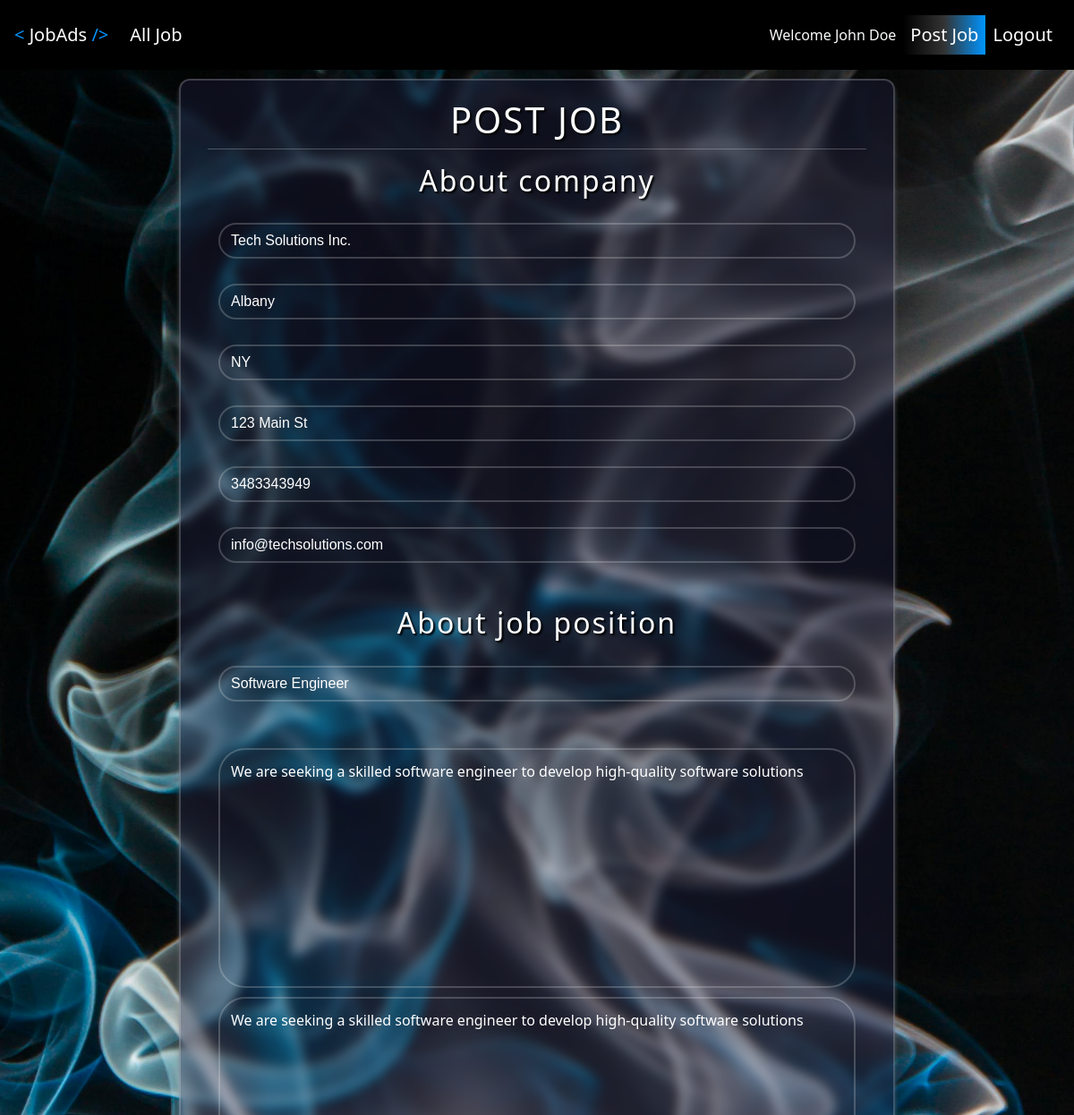
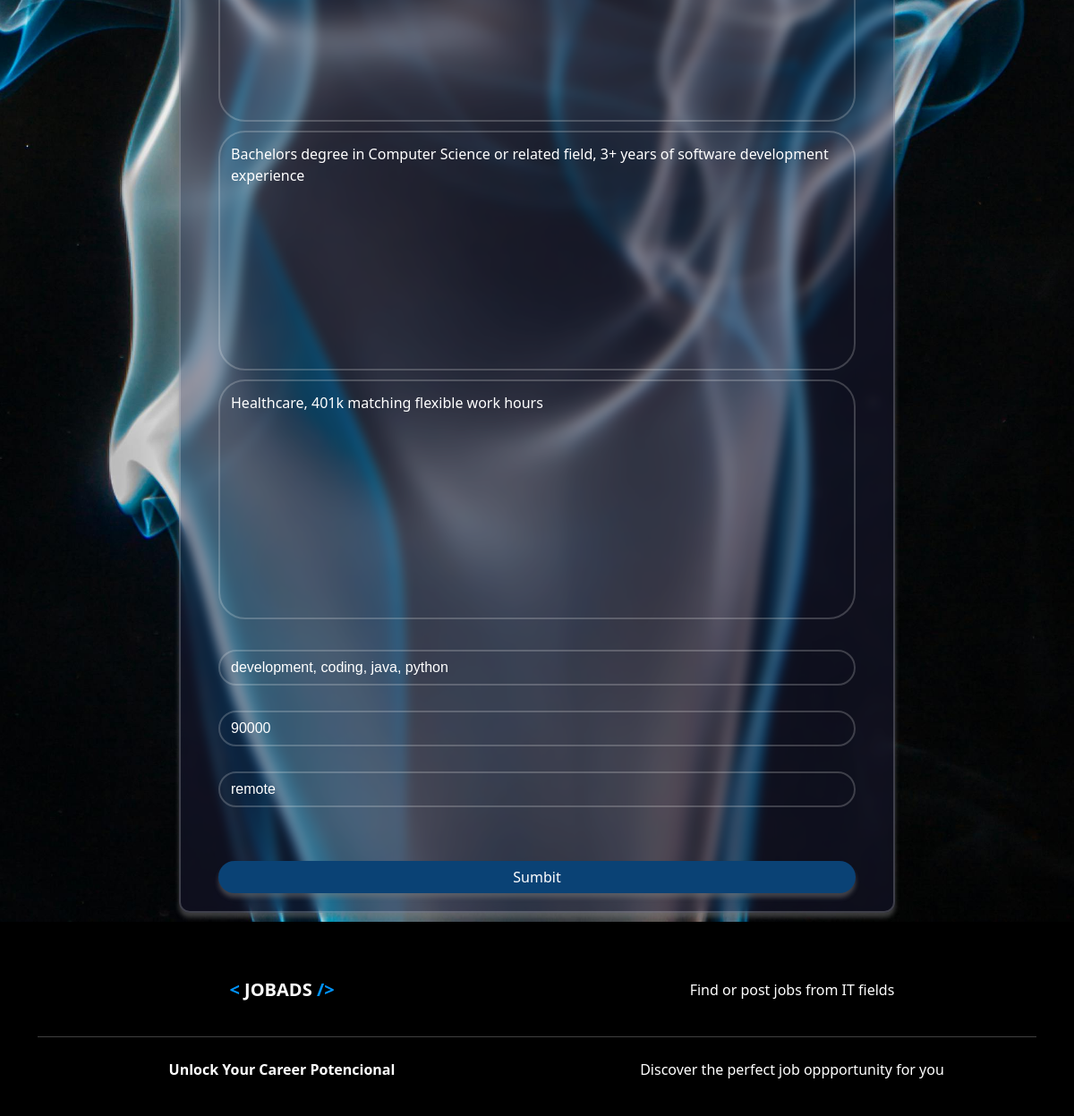
Screenshot of /listings/edit/1 (signed in) with the database file from the repository (2 pictures, top to bottom).
### tables this page shows
CREATE TABLE `listings` (
  `id` int(11) NOT NULL,
  `user_id` int(11) NOT NULL,
  `title` varchar(255) NOT NULL,
  `role_summary` varchar(255) NOT NULL,
  `description` longtext DEFAULT NULL,
  `salary` varchar(45) DEFAULT NULL,
  `tags` varchar(255) DEFAULT NULL,
  `company` varchar(45) DEFAULT NULL,
  `address` varchar(255) DEFAULT NULL,
  `city` varchar(45) DEFAULT NULL,
  `state` varchar(45) DEFAULT NULL,
  `phone` varchar(45) DEFAULT NULL,
  `email` varchar(45) DEFAULT NULL,
  `requirements` longtext DEFAULT NULL,
  `benefits` longtext DEFAULT NULL,
  `valid_until` date NOT NULL,
  `work_location` varchar(50) NOT NULL,
  `created_at` timestamp NULL DEFAULT current_timestamp()
);

### App/controllers/ListingController.php (called while the page is built, shortened)
<?php
class ListingController
{
  protected $db;
  public function __construct()
  {
    $config = require basePath('config/db.php');
    $this->db = new Database($config);
  }
  public function edit($params)
  {
    $id = $params['id'] ?? '';
    $params  = [
      'id' => $id
    ];
    $listing = $this->db->query('SELECT * FROM `listings` WHERE id = :id', $params)->fetch();
    loadView('listings/edit', [
      'listing' => $listing
    ]);
  }
}

### public/index.php (called while the page is built, shortened)
<?php
require '../helpers.php';
$router= new Router();
$uri =parse_url($_SERVER['REQUEST_URI'], PHP_URL_PATH) ;
$router->route($uri);
?>

### Framework/Session.php (called while the page is built, shortened)
<?php
class Session {
       public static function get($key, $default = null) {
        return isset($_SESSION[$key]) ? $_SESSION[$key] : $default;
        }
     public static function has($key) {
        return isset($_SESSION[$key]);
    }
}

### Framework/Database.php (called while the page is built, shortened)
<?php
class Database
{
    public $conn;
     public function __construct($config)
     {
        $dsn = "mysql:host={$config['host']};port={$config['port']};dbname={$config['dbname']}";
        $options =[
            PDO::ATTR_ERRMODE => PDO::ERRMODE_EXCEPTION,
            PDO::ATTR_DEFAULT_FETCH_MODE => PDO::FETCH_OBJ
        ];
        try {
            $this->conn = new PDO($dsn, $config['username'], $config['password'], $options);
        } catch (PDOException $e) {
            throw new Exception("Database connection failed: {$e->getMessage()}");
        }
     }
      public function query($query, $params =[]) {
        try {
            $sth = $this->conn->prepare($query);
            foreach ($params as $param=>$value) {
            $sth->bindValue(':' . $param, $value);
            }
            $sth->execute();
            return $sth;
        } catch (PDOException $e) {
            throw new Exception("Query failed to execute: {$e->getMessage()}");
        }
      }
}

### App/views/listings/edit.view.php (the view, shortened to what this page needs)
<?php
loadPartials('nav');
?>
<section class="formContainer">
    <div class="content">
        <div class="row justify-content-center frame">
            <h1 class="text-center">POST JOB </h1>
            <hr>
            <form method="POST" action="/listings/<?= $listing->id ?>">
                <h2 class="text-center">About company</h2>
                <div class="input-box">
                    <input type="text" class="form-control <?= isset($errors['company']) ? 'is-invalid' : '' ?>" name="company" value="<?= $listing->company ?? '' ?>" placeholder="&#xf1ad; Company Name *" style="font-family: Arial, FontAwesome">
                </div>
                <div class="input-box">
                    <input type="text" class="form-control <?= isset($errors['city']) ? 'is-invalid' : '' ?>" name="city" value="<?= $listing->city ?? '' ?>" placeholder="&#xf3c5; City *" style="font-family: Arial, FontAwesome">
                </div>
                <div class="input-box">
                    <input type="text" class="form-control <?= isset($errors['state']) ? 'is-invalid' : '' ?>" name="state" value="<?= $listing->state ?? '' ?>" placeholder="&#xf3c5; State *" style="font-family: Arial, FontAwesome">
                </div>
                <div class="input-box">
                    <input type="text" class="form-control <?= isset($errors['address']) ? 'is-invalid' : '' ?>" name="address" value="<?= $listing->address ?? '' ?>" placeholder="&#xf3c5; Address *" style="font-family: Arial, FontAwesome">
                </div>
                <div class="input-box">
                    <input type="phone" class="form-control <?= isset($errors['phone']) ? 'is-invalid' : '' ?>" name="phone" value="<?= $listing->phone ?? '' ?>" placeholder="&#xf2a0; Phone number" style="font-family: Arial, FontAwesome">
                </div>
                <div class="input-box">
                    <input type="email" class="form-control <?= isset($errors['email']) ? 'is-invalid' : '' ?>" name="email" value="<?= $listing->email ?? '' ?>" placeholder="&#xf0e0; E-mail *" style="font-family: Arial, FontAwesome">
                </div>
                <h2 class="text-center mt-5">About job position</h2>
                <div class="input-box mb-5">
                    <input type="text" class="form-control <?= isset($errors['title']) ? 'is-invalid' : '' ?>" name="title" value="<?= $listing->title ?? '' ?>" placeholder="&#xf044; Job Title *" style="font-family: Arial, FontAwesome">
                </div>
                <textarea name="role_summary" rows="10" class="custom-textarea <?= isset($errors['role_summary']) ? 'is-invalid' : '' ?>" placeholder="Role Summary *"><?= $listing->role_summary ?? '' ?></textarea>
                <textarea name="description" rows="10" class="custom-textarea <?= isset($errors['description']) ? 'is-invalid' : '' ?>" placeholder="Job Description *"><?= $listing->description ?? '' ?></textarea>
                <textarea name="requirements" rows="10" class="custom-textarea <?= isset($errors['requirements']) ? 'is-invalid' : '' ?>" placeholder="Requirements *"><?= $listing->requirements ?? '' ?></textarea>
                <textarea name="benefits" rows="10" class="custom-textarea <?= isset($errors['benefits']) ? 'is-invalid' : '' ?>" placeholder="Benefits *"><?= $listing->benefits ?? '' ?></textarea>
                <div class="input-box">
                    <input type="text" class="form-control <?= isset($errors['tags']) ? 'is-invalid' : '' ?>" name="tags" value="<?= $listing->tags ?? '' ?>" placeholder="&#xf02c; Tags *" style="font-family: Arial, FontAwesome">
                </div>
                <div class="input-box">
                    <input type="text" class="form-control <?= isset($errors['salary']) ? 'is-invalid' : '' ?>" name="salary" value="<?= $listing->salary ?? '' ?>" placeholder="&#x24; Salary" style="font-family: Arial, FontAwesome">
                </div>
                <div class="input-box">
                    <input type="text" class="form-control <?= isset($errors['work_location']) ? 'is-invalid' : '' ?>" name="work_location" value="<?= $listing->work_location ?? '' ?>" placeholder="&#xf3c5; Work Location - remote, hybrid or on-site *" style="font-family: Arial, FontAwesome">
                </div>
                <div class="d-grid gap-2">
                    <br>
                    <button type="submit" class="btn formSubmit">
                        Sumbit
                    </button>
                </div>
            </form>
        </div>
    </div>
</section>
<?php
loadPartials('footer');
?>

### Framework/Router.php (shortened to what this page needs)
<?php
class Router
{
    protected $routes = [];
    public function registerRoute($method, $uri, $action, $middleware = [])
    {
        list($controller, $controllerMethod) = explode('@', $action);
        $this->routes[] = [
            'method' => $method,
            'uri' => $uri,
            'controller' => $controller,
            'controllerMethod' => $controllerMethod,
            'middleware' => $middleware
        ];
    }
     public function route($uri)
  {
    $requestMethod = $_SERVER['REQUEST_METHOD'];
    foreach ($this->routes as $route) {
      $uriSegments = explode('/', trim($uri, '/'));
      $routeSegments = explode('/', trim($route['uri'], '/'));
      if (count($uriSegments) === count($routeSegments) && strtoupper($route['method'] === $requestMethod)) {
        $params = [];
        $match = true;
        for ($i = 0; $i < count($uriSegments); $i++) {
          if (preg_match('/\{(.+?)\}/', $routeSegments[$i], $matches)) {
            $params[$matches[1]] = $uriSegments[$i];
          }
        }
        if ($match) {
          $controllerMethod = $route['controllerMethod'];
          $controllerInstance = new $controller();
          $controllerInstance->$controllerMethod($params);
          return;
        }
      }
    }
  }
}

### App/views/partials/nav.php (shortened to what this page needs)
<nav class="navbar navbar-expand-lg p-3" id="navbar">
    <a class="navbar-brand" href="/">
        <span style="color:rgb(0, 149, 255)">&#60;</span> JobAds <span style="color:rgb(0, 149, 255)">/&#62;</span>
    </a>
    <div class="collapse navbar-collapse" id="collapsibleNavbar">
        <ul class="navbar-nav me-auto">
            <li class="nav-item">
                <a href="/listings" class="nav-link fs-5">All Job</a>
            </li>
        </ul>
        <ul class="navbar-nav ms-auto d-flex align-items-center">
            <?php if (Session::has('user')) : ?>
                <li class="nav-item">
                    <p class="p-2 fs-6 text-light mb-0">Welcome <?= Session::get('user')['name'] ?></p>
                </li>
                <li class="nav-item">
                    <a href="/listings/create" class="nav-link fs-5 btnPostJob">Post Job</a>
                </li>
                <li class="nav-item">
                    <form method="POST" action="/auth/logout">
                        <button type="submit" class="nav-link fs-5">Logout</button>
                    </form>
                </li>
            <?php endif; ?>
        </ul>
    </div>
</nav>

### App/views/partials/footer.php (shortened to what this page needs)
</body>
<footer class="bg-black text-white pt-5 pb-4  mt-auto">
    <div class="container text-center text-md-left">
        <div class="row text-center text text-md-left">
            <div class="col-md-3 col-lg-3 col-xl-3 mx-auto mt-3">
                <h5 class="text-uppercase mb-4 fw-bold  text-light">
                    <a class="navbar-brand" href="/"> <span style="color:rgb(0, 149, 255)">&#60;</span> JobAds <span style="color:rgb(0, 149, 255)">/&#62;</span></a>
                </h5>
            </div>
            <div class="col-md-3 col-lg-3 col-xl-3 mx-auto mt-3">
                <p>Find or post jobs from IT fields</p>
            </div>
        </div>
        <hr class="mb-4">
        <div class="row align-items centar">
            <div class="col-md-6 col-lg-6">
                <p> <strong>Unlock Your Career Potencional</strong></p>
            </div>
            <div class="col-md-6 col-lg-6">
                <div class="text-center text-md-right">
                    <p>Discover the perfect job oppportunity for you</p>
                </div>
            </div>
        </div>
    </div>
</footer>
</html>

### public/css/style.css (style rules this page uses)
* { margin: 0; padding: 0; box-sizing: border-box; }
body { background-image: linear-gradient(to right, black, #333, rgb(0, 149, 255)); min-height: 100vh; font-family: "Segoe UI", Tahoma, Geneva, Verdana, sans-serif !important; }
h1, h2, h3, h4, h5, h6, p { white-space: wrap; }
a { text-decoration: none; }
.btnPostJob { background-image: linear-gradient(to right, black, #333, rgb(0, 149, 255)); padding: 7px; }
.navbar { background-color: black; top: 0; position: sticky; z-index: 100000; }
.nav-link, .navbar-brand { color: white !important; }
footer { bottom: 0; }
.formContainer { background-image: url("/images/bg111.jpg"); background-position: center center; background-repeat: no-repeat; background-size: cover; width: 100%; min-height: calc(100vh - 78px); background-color: rgba(0, 162, 255, 0.455); display: flex; justify-content: center; align-items: center; padding: 10px; }
.content { display: flex; justify-content: center; align-items: center; width: 100%; max-width: 800px; box-sizing: border-box; }
.frame { max-width: 800px; background: rgba(40, 40, 78, 0.323); border: 2px solid rgba(255, 255, 255, 0.2); backdrop-filter: blur(6px); color: white; text-shadow: 2px 2px 2px black; font-weight: 700; letter-spacing: 2px; border-radius: 12px; padding: 20px 30px; box-shadow: 0 5px 5px rgba(128, 128, 128, 0.451); }
.frame .input-box { width: 100%; height: 40px; margin: 28px 0; }
.input-box input { background: transparent; border: none; outline: none; border: 2px solid rgba(255, 255, 255, 0.2); border-radius: 30px; color: white; }
.input-box input::placeholder, .custom-textarea::placeholder { color: white; }
.input-box { position: relative; }
.custom-textarea { width: 100%; padding: 12px; background-color: transparent; color: white; border: 2px solid rgba(255, 255, 255, 0.2); border-radius: 30px; outline: none; resize: none; margin-top: 4px; }
.formSubmit { background-color: #0a4275; box-shadow: 0 5px 5px rgba(128, 128, 128, 0.451); border: none; color: white; border-radius: 30px; width: 100%; height: 100%; }

### rows the page displays
listings: company "Tech Solutions Inc.", city "Albany", state "NY", address "123 Main St", phone "3483343949", email "info@techsolutions.com", title "Software Engineer", role_summary "We are seeking a skilled software engineer to develop high-quality software solutions", description "We are seeking a skilled software engineer to develop high-quality software solutions", requirements "Bachelors degree in Computer Science or related field, 3+ years of software development experience", benefits "Healthcare, 401k matching flexible work hours", tags "development, coding, java, python", salary "90000", work_location "remote"
